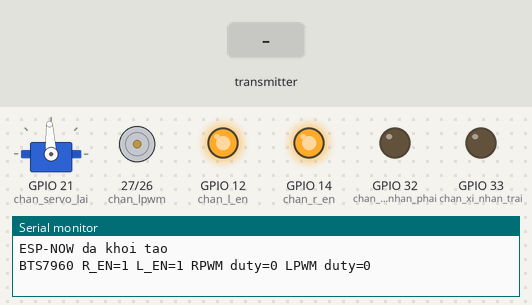
Bench run of a program on a simulated ESP32. Shown: servo, motor-driver pin pairs drawn as motors (green arrow = first pin HIGH = forward, orange = second pin HIGH = backward, longer = more drive), output pins drawn as LEDs (lit = HIGH), the last lines printed to the serial monitor. Dashed ring = blinking. The test bench sets the inputs (shaded band). Servo pulses on a pin are drawn as a servo (544–2400 µs = 0–180°).

Above: at 1.2 s.
1.3 s: the transmitter starts sending goc_lai = 1024
At 1.48 s:
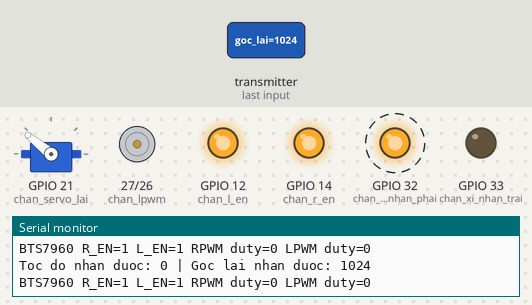
4.3 s: the transmitter starts sending toc_do = 1024
At 4.48 s:
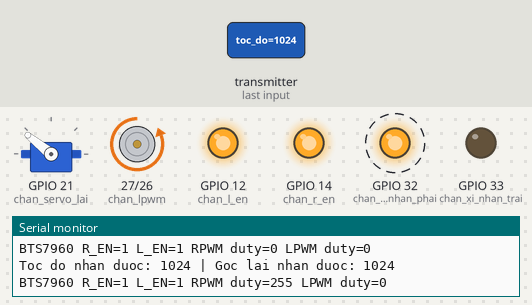
7.3 s: the transmitter starts sending goc_lai = 0
At 8.2 s:
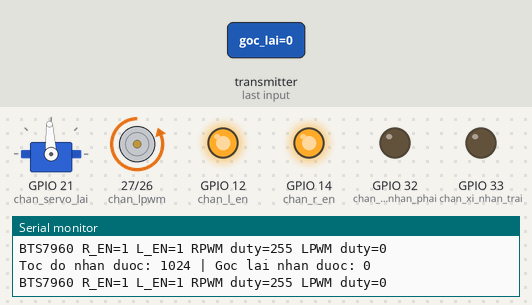
8.8 s: the transmitter starts sending goc_lai = 2048
At 9.28 s:
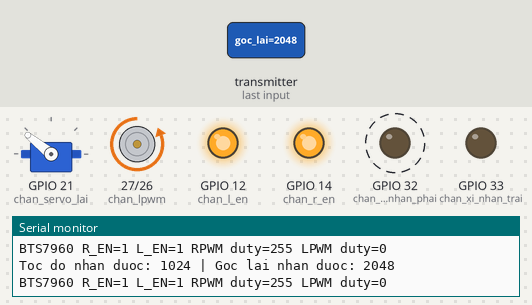
11.8 s: the transmitter starts sending toc_do = 0
At 12.29 s:
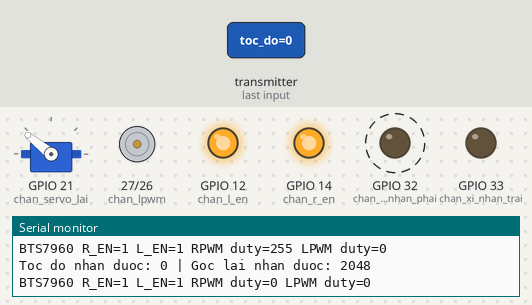
Timing chart, 0 to 15.8 s (numbered marks = the images above; inputs shaded):
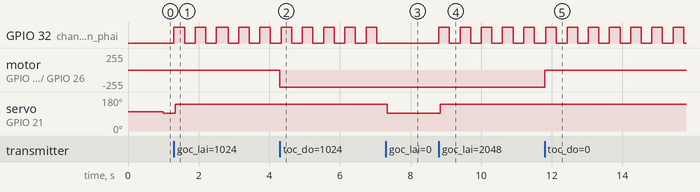

Measured:
- after the input at 1.3 s, GPIO 32 (chan_xi_nhan_phai): alternates HIGH for 0.30 s and LOW for 0.30 s, starting at once; servo on GPIO 21 (chan_servo_lai): 93° → 141° at once
- after the input at 4.3 s, motor on GPIO 27 (chan_lpwm) / GPIO 26 (chan_rpwm): stopped → backward 255/255 at once
- after the input at 7.3 s, GPIO 32 (chan_xi_nhan_phai): stops changing and stays LOW; servo on GPIO 21 (chan_servo_lai): 141° → 93° at once
- after the input at 8.8 s, GPIO 32 (chan_xi_nhan_phai): alternates HIGH for 0.30 s and LOW for 0.30 s, starting at once; servo on GPIO 21 (chan_servo_lai): 93° → 141° at once
- after the input at 11.8 s, motor on GPIO 27 (chan_lpwm) / GPIO 26 (chan_rpwm): backward 255/255 → stopped at once

The program:

main.cpp
```cpp
// mac xe: F8:B3:B7:33:05:78
// mac tay cam: B0:CB:D8:CD:88:18
#include <Arduino.h>
#include <WiFi.h>
#include <esp_now.h>
#include <string.h>

struct DuLieuDieuKhien {
  int16_t toc_do;
  int16_t goc_lai;
};

bool initEspNow(const uint8_t *mac);
void onDataReceived(const uint8_t *mac, const uint8_t *data, int len);
void updateMotor();
void updateSteering();
void updateTurnSignals();
void checkWatchdog();
void logDuLieuNhan();
void logKichChan(int toc_do, uint32_t duty);

const uint8_t mac[] = {0xB0, 0xCB, 0xD8, 0xCD, 0x88, 0x18};

// BTS7960
const uint8_t chan_rpwm = 26;   // quay tới
const uint8_t chan_lpwm = 27;   // quay lùi
const uint8_t chan_r_en = 14;
const uint8_t chan_l_en = 12;
const uint8_t kenh_pwm_rpwm = 0;
const uint8_t kenh_pwm_lpwm = 1;

// Servo lái
const uint8_t chan_servo_lai = 21;
const uint8_t kenh_pwm_servo = 2;

// Xi nhan
const uint8_t chan_xi_nhan_trai = 33;
const uint8_t chan_xi_nhan_phai = 32;

// Cảm biến siêu âm
const uint8_t chan_trig_trai = 22;
const uint8_t chan_echo_trai = 23;
const uint8_t chan_trig_giua_trai = 4;
const uint8_t chan_echo_giua_trai = 5;
const uint8_t chan_trig_giua_phai = 17;
const uint8_t chan_echo_giua_phai = 16;
const uint8_t chan_trig_phai = 18;
const uint8_t chan_echo_phai = 19;

volatile bool packetReceived = false;
volatile uint32_t lastPacketTimeMs = 0;
bool co_bao_watchdog = false;
uint32_t thoi_diem_doi_nhip = 0;
bool trang_thai = false;
DuLieuDieuKhien du_lieu_yeu_cau = {0, 0};

void setup() {
  Serial.begin(9600);

  pinMode(chan_r_en, OUTPUT);
  pinMode(chan_l_en, OUTPUT);
  pinMode(chan_xi_nhan_trai, OUTPUT);
  pinMode(chan_xi_nhan_phai, OUTPUT);
  digitalWrite(chan_r_en, HIGH);
  digitalWrite(chan_l_en, HIGH);
  digitalWrite(chan_xi_nhan_trai, LOW);
  digitalWrite(chan_xi_nhan_phai, LOW);

  if (ledcSetup(kenh_pwm_rpwm, 20000, 8) == 0 || ledcSetup(kenh_pwm_lpwm, 20000, 8) == 0) {
    Serial.println("Cai dat PWM BTS7960 that bai");
    return;
  }
  ledcAttachPin(chan_rpwm, kenh_pwm_rpwm);
  ledcAttachPin(chan_lpwm, kenh_pwm_lpwm);

  if (ledcSetup(kenh_pwm_servo, 50, 16) == 0) {
    Serial.println("Cai dat PWM servo lai that bai");
    return;
  }
  ledcAttachPin(chan_servo_lai, kenh_pwm_servo);

  ledcWrite(kenh_pwm_rpwm, 0);
  ledcWrite(kenh_pwm_lpwm, 0);
  ledcWrite(kenh_pwm_servo, (1600UL * 65535UL) / 20000UL);

  if (initEspNow(mac)) {
    Serial.println("ESP-NOW da khoi tao");
  } else {
    Serial.println("Khoi tao ESP-NOW that bai");
  }
}

void loop() {
  checkWatchdog();
  updateTurnSignals();

  if (packetReceived) {
    packetReceived = false;
    co_bao_watchdog = false;

    logDuLieuNhan();
    updateMotor();
    updateSteering();
  }
}

bool initEspNow(const uint8_t *mac) {
  WiFi.mode(WIFI_STA);

  if (esp_now_init() != ESP_OK) {
    return false;
  }

  esp_now_register_recv_cb(onDataReceived);

  esp_now_peer_info_t peerInfo = {};
  memcpy(peerInfo.peer_addr, mac, 6);
  peerInfo.channel = 0;
  peerInfo.encrypt = false;

  if (!esp_now_is_peer_exist(mac) && esp_now_add_peer(&peerInfo) != ESP_OK) {
    return false;
  }

  return true;
}

void onDataReceived(const uint8_t *mac, const uint8_t *data, int len) {
  (void)mac;

  if (len != sizeof(du_lieu_yeu_cau)) {
    return;
  }

  memcpy(&du_lieu_yeu_cau, data, sizeof(du_lieu_yeu_cau));
  lastPacketTimeMs = millis();
  packetReceived = true;
}

void logDuLieuNhan() {
  Serial.print("Toc do nhan duoc: ");
  Serial.print(du_lieu_yeu_cau.toc_do);
  Serial.print(" | Goc lai nhan duoc: ");
  Serial.println(du_lieu_yeu_cau.goc_lai);
}

void checkWatchdog() {
  if (!co_bao_watchdog && millis() - lastPacketTimeMs > 1000) {
    du_lieu_yeu_cau.toc_do = 0;
    du_lieu_yeu_cau.goc_lai = 0;
    updateMotor();
    updateSteering();
    co_bao_watchdog = true;
  }
}

void updateMotor() {
  int toc_do = constrain(du_lieu_yeu_cau.toc_do, -1000, 1000);
  uint32_t duty = map(abs(toc_do), 0, 1000, 0, 255);

  ledcWrite(kenh_pwm_rpwm, toc_do > 0 ? duty : 0);
  ledcWrite(kenh_pwm_lpwm, toc_do < 0 ? duty : 0);

  logKichChan(toc_do, duty);
}

void logKichChan(int toc_do, uint32_t duty) {
  static uint32_t lan_log_cuoi = 0;
  if (millis() - lan_log_cuoi < 200) {
    return;
  }
  lan_log_cuoi = millis();

  Serial.print("BTS7960 R_EN=");
  Serial.print(digitalRead(chan_r_en));
  Serial.print(" L_EN=");
  Serial.print(digitalRead(chan_l_en));
  Serial.print(" RPWM duty=");
  Serial.print(toc_do > 0 ? duty : 0);
  Serial.print(" LPWM duty=");
  Serial.println(toc_do < 0 ? duty : 0);
}

void updateSteering() {
  int goc_lai = constrain(du_lieu_yeu_cau.goc_lai, -90, 90);
  uint16_t xung_us = map(goc_lai, -90, 90, 1000, 2000);
  uint32_t duty = (xung_us * 65535UL) / 20000UL;

  ledcWrite(kenh_pwm_servo, duty);
}

void updateTurnSignals() {
  int goc_lai = constrain(du_lieu_yeu_cau.goc_lai, -90, 90);

  if (abs(goc_lai) < 10) {
    digitalWrite(chan_xi_nhan_trai, LOW);
    digitalWrite(chan_xi_nhan_phai, LOW);
    trang_thai = false;
    return;
  }

  if (millis() - thoi_diem_doi_nhip >= 300) {
    thoi_diem_doi_nhip = millis();
    trang_thai = !trang_thai;
  }

  digitalWrite(chan_xi_nhan_trai, goc_lai < 0 && trang_thai ? HIGH : LOW);
  digitalWrite(chan_xi_nhan_phai, goc_lai > 0 && trang_thai ? HIGH : LOW);
}
```
